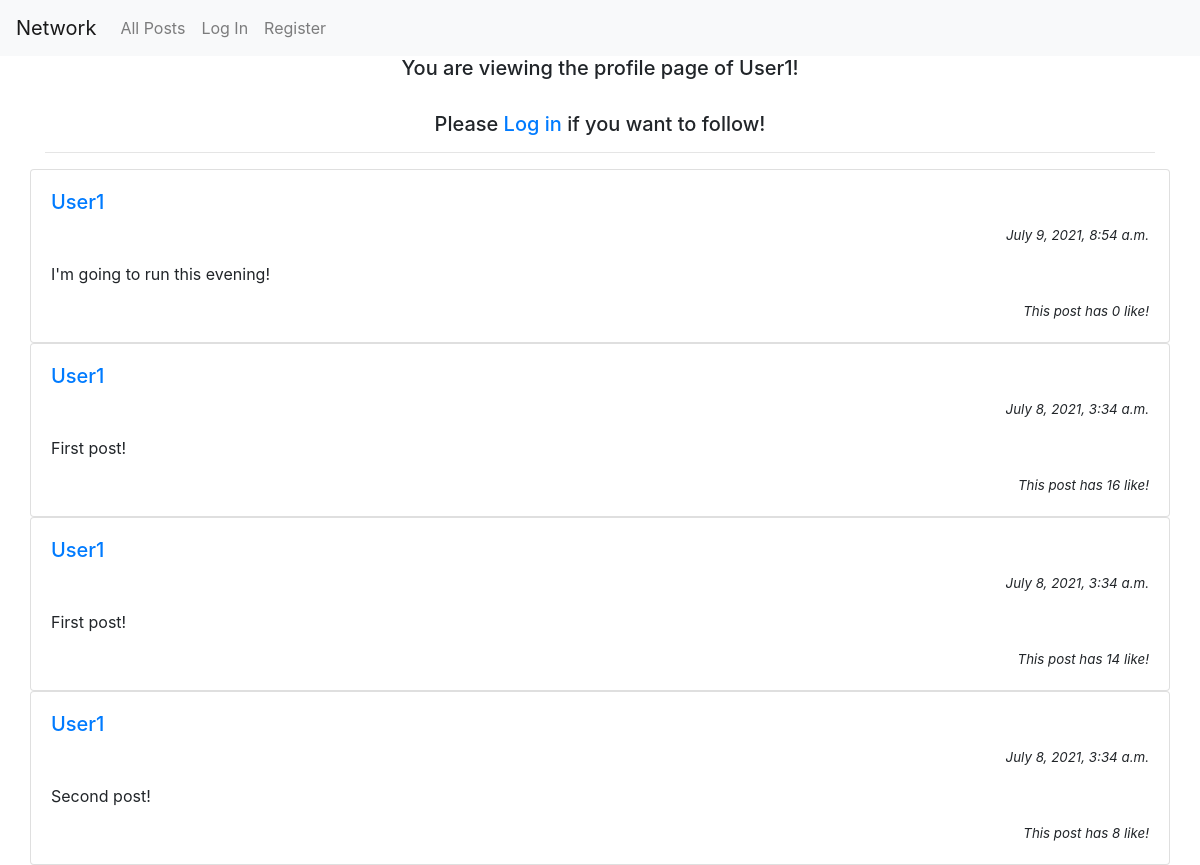
The page /user/1 on the database as committed earlier.
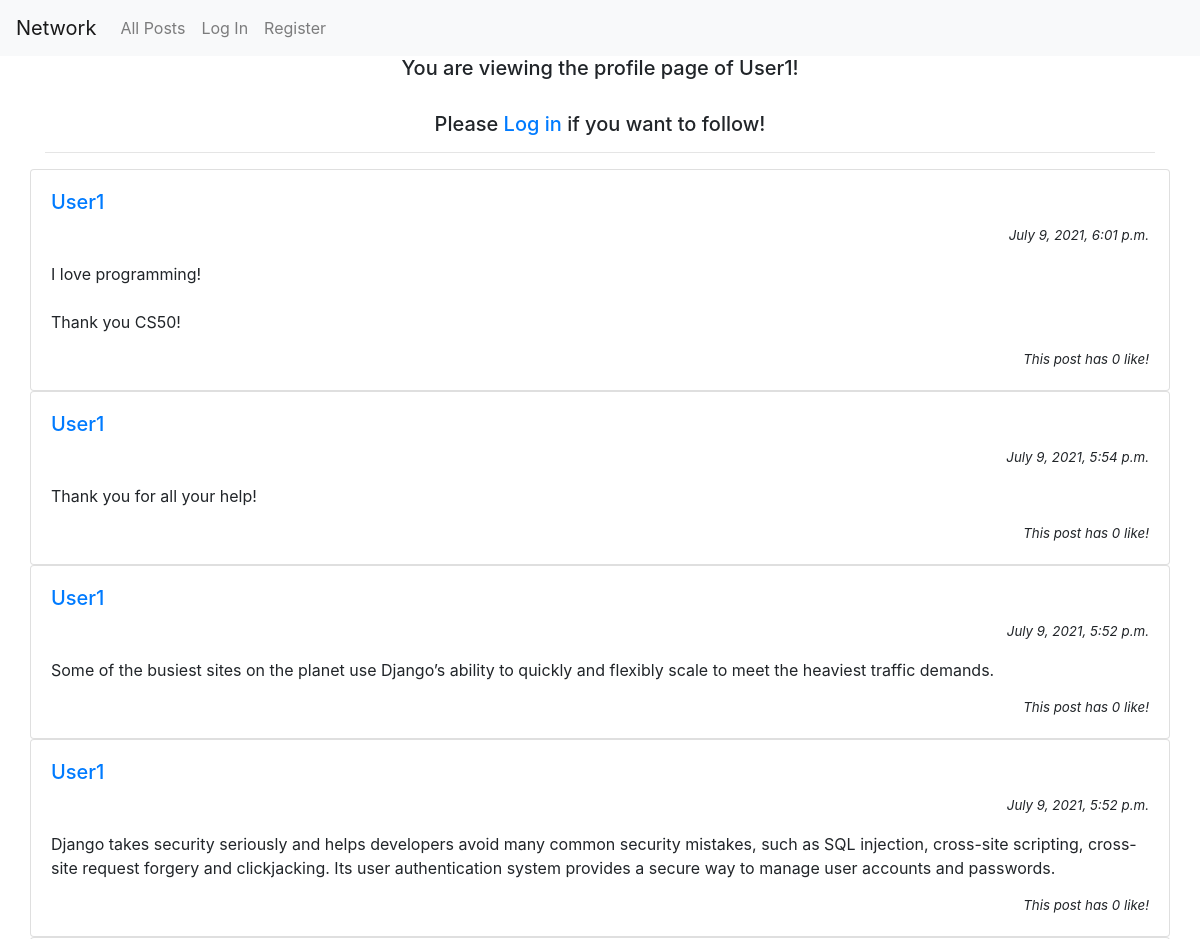
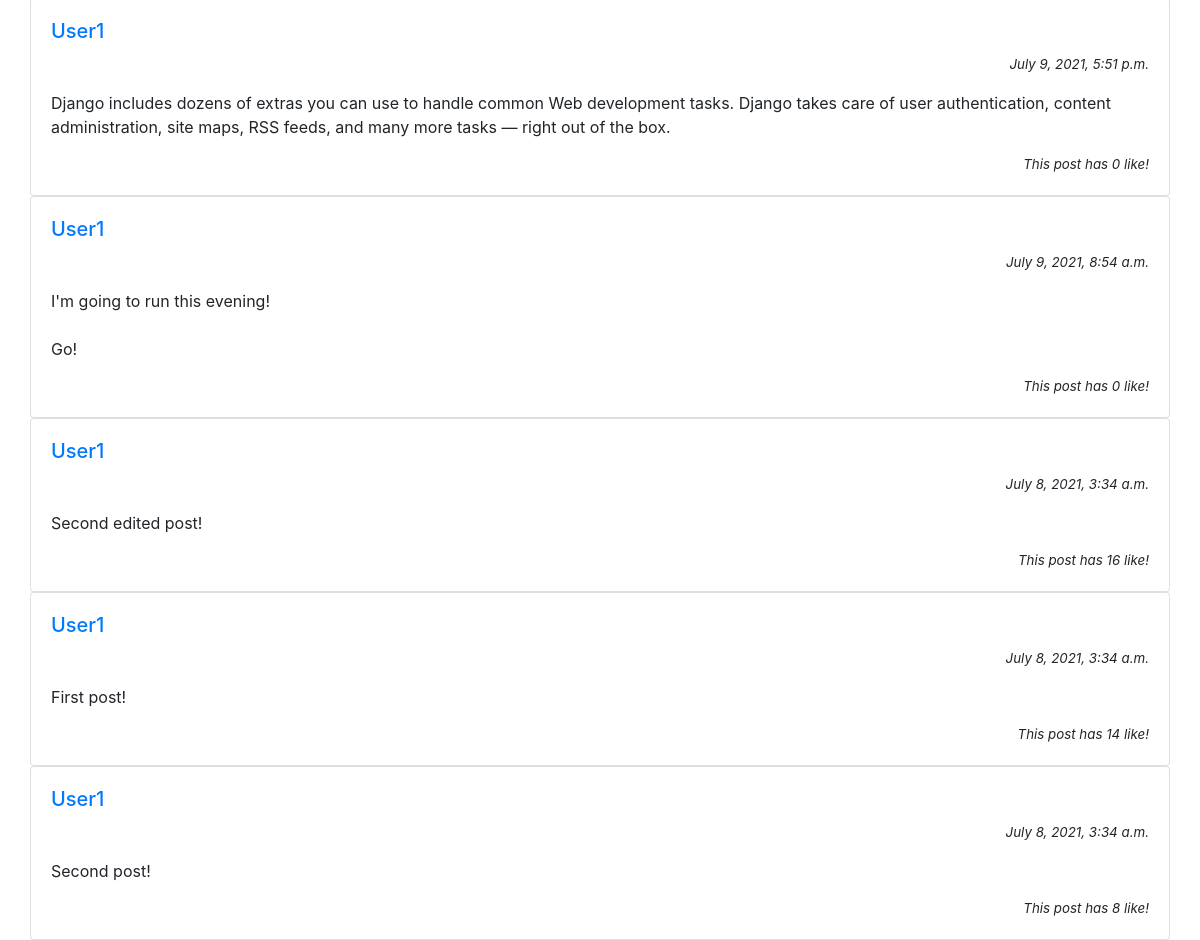
The same page on the database as committed later (2 pictures, top to bottom).
### network/models.py (models this page shows, shortened)
class User(AbstractUser):
    followings = models.ManyToManyField('User', related_name='_followings')
    followers = models.ManyToManyField('User', related_name='_followers')
    liked = models.ManyToManyField('Post')

class Post(models.Model):
    poster = models.ForeignKey(User, on_delete=models.CASCADE)
    content = models.TextField()
    date_created = models.DateTimeField(auto_now_add=True)
    last_modified = models.DateTimeField(auto_now=True)
    like = models.IntegerField(default=0)

### network/views.py (the view)
# urls.py: path("user/<int:user_id>", views.profile, name='profile'),
def profile(request, user_id):
    owner = User.objects.get(id=user_id)
    posts_list = Post.objects.filter(poster=owner).order_by('-date_created')
    paginator = Paginator(posts_list, 10) # Show 10 posts per page.
    page_number = request.GET.get('page')
    posts = paginator.get_page(page_number)
    follower_count = owner.followers.all().count()
    followings_count = owner.followings.all().count()
    return render(request, 'network/profile.html', {
        'owner': owner,
        'posts': posts,
        'follower_count': follower_count,
        'followings_count': followings_count
    })

### network/templates/network/profile.html (shortened to what this page needs)
{% extends "network/layout.html" %}
{% block body %}
{% if request.user.is_authenticated %}
    {% if request.user != owner %}
        <h4 style="text-align: center;">You are viewing the profile page of {{ owner.username }}! </h4>
        <p id="follower">This user has {{ follower_count }} followers.</p>
        <p>This user is following {{ followings_count}} people.</p>
        <button id="follow" type="button" class="btn btn-outline-primary" onclick="followFunction('{{ owner.id }}')">Follow</button>
    {% else %}
        <h4 style="text-align: center;">This is your profile page!</h4>
    {% endif %}
{% else %}
    <h5 style="text-align: center;">You are viewing the profile page of {{ owner.username }}! </h5>
    <br>
    <h5 style="text-align: center;">Please <a href="{% url 'login' %}">Log in</a> if you want to follow!</h5>
{% endif %}
<hr>
{% for post in posts %}
<div class="row">
    <div class="card" style="width: 100%;">
        <div class="card-body">
            <a href="{% url 'profile' post.poster.id %}">
                <h5 class="card-title">{{ post.poster }}</h5>
            </a>
            <p class="card-text" style="text-align: right; font-size: smaller; font-style: italic;">{{ post.date_created }}</p>
            <p id="content_{{ post.id }}" class="card-text" style="white-space: pre-wrap;">{{ post.content }}</p>
            <p id="like_display_{{ post.id }}" class="card-text" style="text-align: right; font-size: smaller; font-style: italic;">
                This post has {{ post.like }} like!</p>
        </div>
    </div>
</div>
{% endfor %}
{% endblock %}

### network/templates/network/layout.html (shortened to what this page needs)
{% load static %}
<!DOCTYPE html>
<html lang="en">
<head>
    <link rel="stylesheet" href="https://stackpath.bootstrapcdn.com/bootstrap/4.4.1/css/bootstrap.min.css"
>
    <link href="{% static 'network/styles.css' %}" rel="stylesheet">
</head>
<body>
    <nav class="navbar navbar-expand-lg navbar-light bg-light">
        <a class="navbar-brand" href="{% url 'index' %}">Network</a>
        <div>
            <ul class="navbar-nav mr-auto">
                <li class="nav-item">
                    <a class="nav-link" href="{% url 'all' %}">All Posts</a>
                </li>
                {% if user.is_authenticated %}
                <li class="nav-item">
                    <a class="nav-link" href="{% url 'index' %}">Following</a>
                </li>
                <li class="nav-item">
                    <a class="nav-link" href="{% url 'logout' %}">Log Out</a>
                </li>
                {% else %}
                <li class="nav-item">
                    <a class="nav-link" href="{% url 'login' %}">Log In</a>
                </li>
                <li class="nav-item">
                    <a class="nav-link" href="{% url 'register' %}">Register</a>
                </li>
                {% endif %}
            </ul>
        </div>
    </nav>
    <div class="container">
        {% block body %}
        {% endblock %}
    </div>
</body>
</html>

Rows that differ between the two databases and show on the page:
added Post: poster "User1", date_created "July 9, 2021, 6:01 p.m.", content "I love programming! Thank you CS50!", like "0"
added Post: poster "User1", date_created "July 9, 2021, 5:54 p.m.", content "Thank you for all your help!", like "0"
added Post: poster "User1", date_created "July 9, 2021, 5:52 p.m.", content "Some of the busiest sites on the planet use Django’s ability to quickly and flexibly scale to meet the heaviest traffic demands.", like "0"
added Post: poster "User1", date_created "July 9, 2021, 5:52 p.m.", content "Django takes security seriously and helps developers avoid many common security mistakes, such as SQL injection, cross-site scripting, cross-site request forgery and clickjacking. Its user authentication system provides a secure way to manage user accounts and passwords.", like "0"
added Post: poster "User1", date_created "July 9, 2021, 5:51 p.m.", content "Django includes dozens of extras you can use to handle common Web development tasks. Django takes care of user authentication, content administration, site maps, RSS feeds, and many more tasks — right out of the box.", like "0"
changed Post: content "I'm going to run this evening!" → "I'm going to run this evening! Go!"
changed Post: content "First post!" → "Second edited post!"
